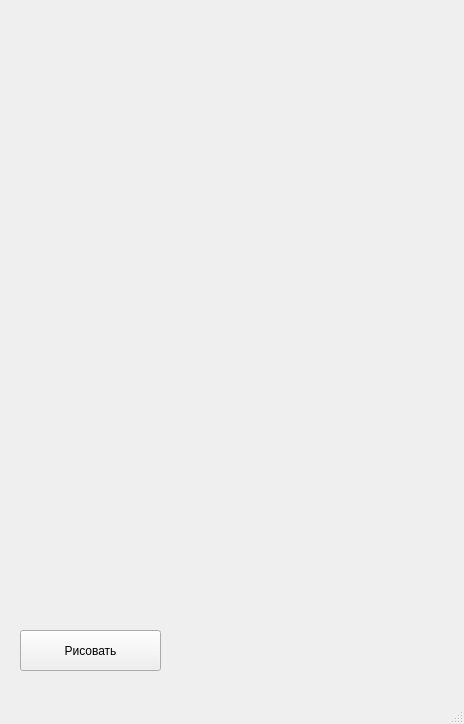
<?xml version="1.0" encoding="UTF-8"?>
<ui version="4.0">
 <class>MainWindow</class>
 <widget class="QMainWindow" name="MainWindow">
  <property name="geometry">
   <rect>
    <x>0</x>
    <y>0</y>
    <width>464</width>
    <height>724</height>
   </rect>
  </property>
  <property name="windowTitle">
   <string>MainWindow</string>
  </property>
  <widget class="QWidget" name="centralwidget">
   <widget class="QPushButton" name="pushButton">
    <property name="geometry">
     <rect>
      <x>20</x>
      <y>630</y>
      <width>141</width>
      <height>41</height>
     </rect>
    </property>
    <property name="text">
     <string>Рисовать</string>
    </property>
   </widget>
  </widget>
  <widget class="QMenuBar" name="menubar">
   <property name="geometry">
    <rect>
     <x>0</x>
     <y>0</y>
     <width>464</width>
     <height>26</height>
    </rect>
   </property>
  </widget>
  <widget class="QStatusBar" name="statusbar"/>
 </widget>
 <resources/>
 <connections/>
</ui>
